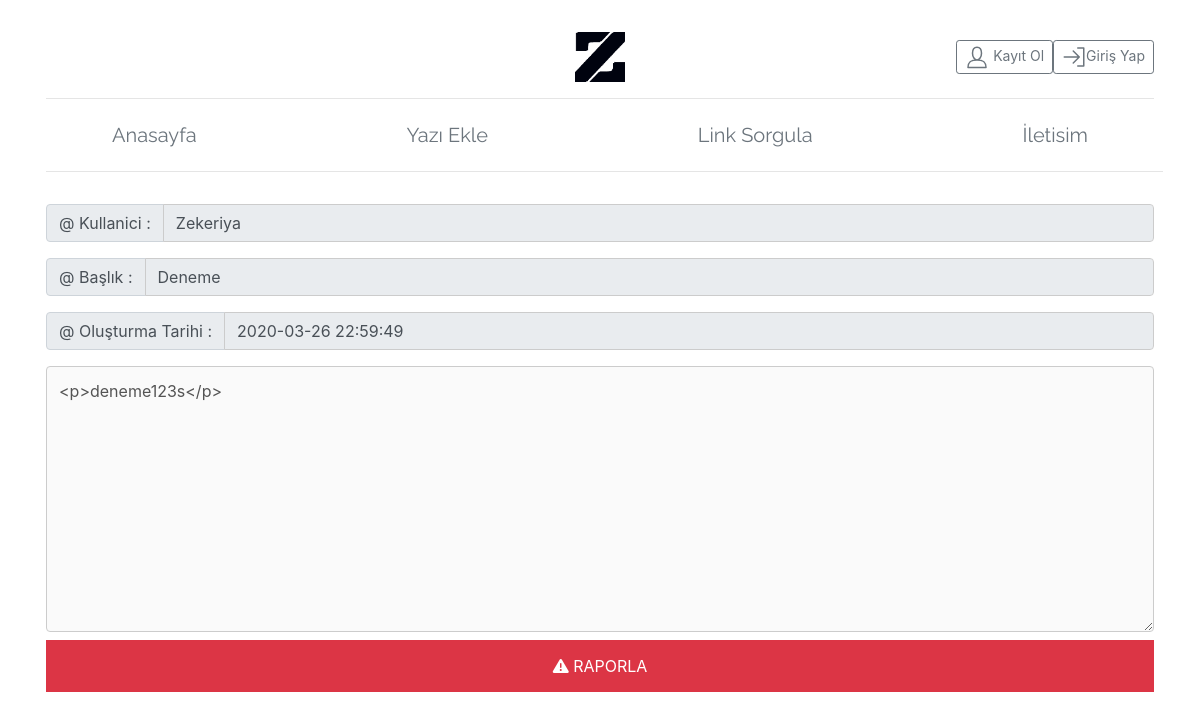
The app's page /web/Link/index.php?token=_5e7d33e517d75 with its own data.
### tables this page shows
CREATE TABLE `txt_user` (
  `autoID` int(11) NOT NULL,
  `fromID` int(11) NOT NULL,
  `fromName` varchar(225) NOT NULL,
  `title` varchar(225) NOT NULL,
  `description` text NOT NULL,
  `create_date` timestamp NOT NULL DEFAULT current_timestamp(),
  `shareLink` varchar(2225) NOT NULL,
  `visible` int(11) NOT NULL
);

### web/Link/index.php (the view, shortened to what this page needs)
<?php
include "../header.php";
$token = $_GET['token'];
$profil= $conn->query("SELECT * FROM txt_user WHERE shareLink LIKE '$token' AND visible =1");
$yaz = mysqli_fetch_array($profil);
$title = $yaz['title'];
$fromName = $yaz['fromName'];
$description = $yaz['description'];
$create_date = $yaz['create_date'];
 ?>  <?php require "../../ajax/error/usertxt_js.php"; ?>
<div class='input-group mb-3'>
<div class='input-group-prepend'>
<span class='input-group-text' id='basic-addon1'> @ Kullanici : </span>
</div>
<input type='text'  class='form-control' value='<?php echo $fromName; ?>' disabled>	</div>
<div class='input-group mb-3'>
<div class='input-group-prepend'>
<span class='input-group-text' id='basic-addon1'> @ Başlık : </span>
</div>
<input type='text'  class='form-control' value='<?php echo $title; ?>' disabled>	</div>
<div class='input-group mb-3'>
<div class='input-group-prepend'>
<span class='input-group-text' id='basic-addon1'> @ Oluşturma Tarihi : </span>
</div>
<input type='text'  class='form-control' value='<?php echo $create_date; ?>' disabled>	</div>
<textarea name='description' id='editor1' rows='10' cols='10' disabled>
<?php echo $description; ?>
</textarea><br>
<center>
<?php include "../report.php"; ?>

### web/report.php (style rules this page uses)
input[type=text], select, textarea { width: 100%; padding: 12px; border: 1px solid #ccc; border-radius: 4px; resize: vertical; }

### records on screen
txt_user: fromName "Zekeriya", title "Deneme", create_date "2020-03-26 22:59:49", description "<p>deneme123s</p>"
